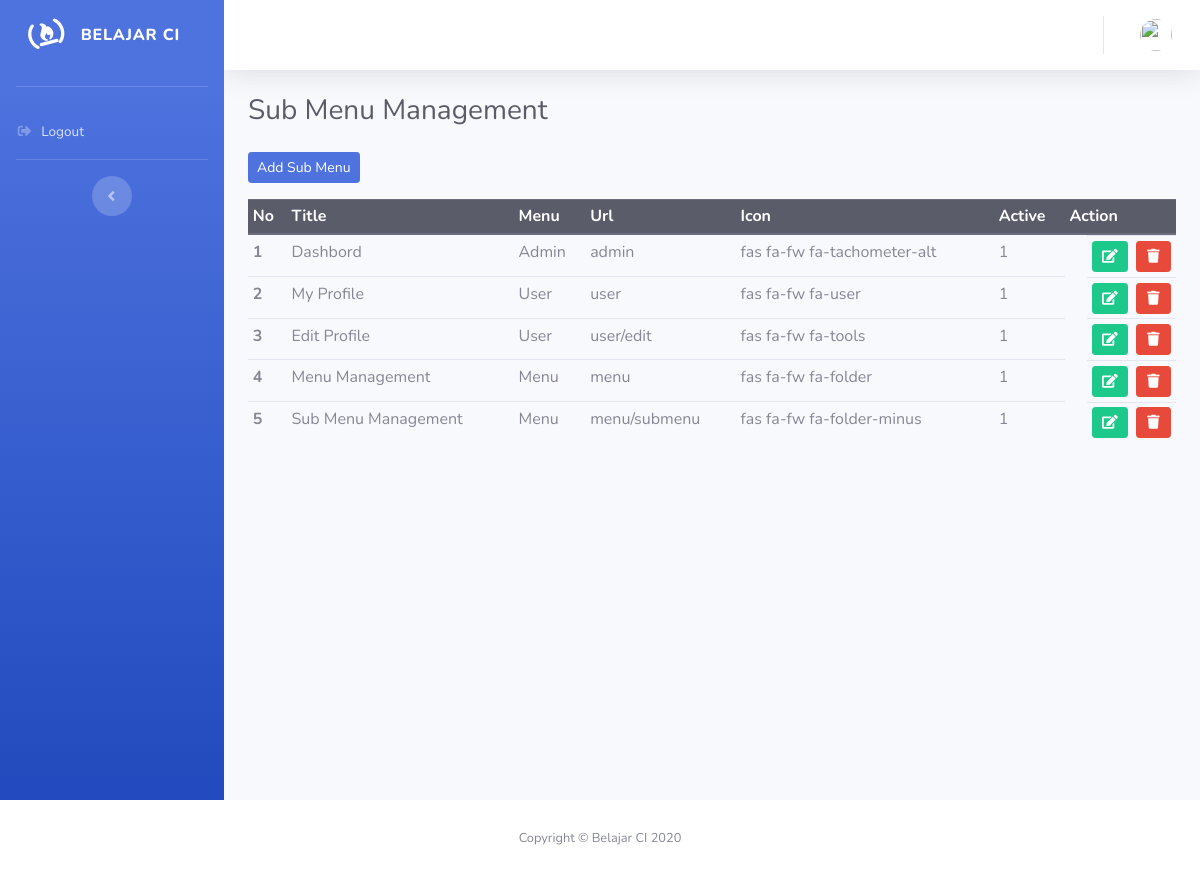
The page /index.php/menu/submenu on the database its author committed.
### tables this page shows
CREATE TABLE `user_sub_menu`  (
  `id` int(11) NOT NULL AUTO_INCREMENT,
  `menu_id` int(11) NOT NULL,
  `title` varchar(128) NOT NULL,
  `url` varchar(128) NOT NULL,
  `icon` varchar(128) NOT NULL,
  `is_active` int(1) NOT NULL,
  PRIMARY KEY (`id`) USING BTREE
);

CREATE TABLE `user_menu`  (
  `id` int(11) NOT NULL AUTO_INCREMENT,
  `menu` varchar(128) NOT NULL,
  PRIMARY KEY (`id`) USING BTREE
);

### application/controllers/Menu.php (called while the page is built, shortened)
<?php
class Menu extends CI_Controller
{
    public function __construct()
    {
        $this->load->library('form_validation');
    }
    public function submenu()
    {
        $data['title'] = 'Sub Menu Management';
        $data['user'] = $this->db->get_where('users', ['email' => $this->session->userdata('email')])->row_array();
        $this->load->model('Menu_model');
        $data['submenu'] = $this->Menu_model->getSubMenu();
        $data['menu'] = $this->db->get('user_menu')->result_array();
        $this->load->view('templates/user_header', $data);
        $this->load->view('templates/user_sidebar');
        $this->load->view('templates/user_topbar');
        $this->load->view('menu/submenu', $data);
        $this->load->view('templates/user_footer');
    }
}

### index.php (called while the page is built, shortened)
<?php
require_once BASEPATH.'core/CodeIgniter.php';

### application/models/Menu_model.php (called while the page is built, shortened)
<?php
class Menu_model extends CI_Model
{
    public function getSubMenu()
    {
        $this->db->select('user_sub_menu.*, user_menu.menu');
        $this->db->from('user_sub_menu');
        $this->db->join('user_menu', 'user_sub_menu.menu_id = user_menu.id');
        $query = $this->db->get();
        return $query->result_array();
    }
}

### application/views/menu/submenu.php (the view, shortened to what this page needs)
<div class="container-fluid">
    <h1 class="h3 mb-4 text-gray-800"><?= $title; ?></h1>
    <div class="row">
        <div class="col-sm-12">
            <div>
                <a href="" class="btn btn-sm btn-primary mb-3" data-toggle="modal" data-target="#addMenu">Add Sub Menu</a>
            </div>
            <table class="table table-sm table-hover">
                <thead class="thead-dark">
                    <tr>
                        <th scope="col">No</th>
                        <th scope="col">Title</th>
                        <th scope="col">Menu</th>
                        <th scope="col">Url</th>
                        <th scope="col">Icon</th>
                        <th scope="col">Active</th>
                        <th scope="col" class="">Action</th>
                    </tr>
                </thead>
                <tbody>
                    <?php $no = 1; ?>
                    <?php foreach ($submenu as $m) : ?>
                        <tr>
                            <th scope="row"><?= $no++; ?></th>
                            <td><?= $m['title']; ?></td>
                            <td><?= $m['menu']; ?></td>
                            <td><?= $m['url']; ?></td>
                            <td><?= $m['icon']; ?></td>
                            <td><?= $m['is_active']; ?></td>
                            <td class="float-right">
                                <div class="btn-toolbar" role="toolbar" aria-label="Toolbar with button groups">
                                    <div class="btn-group mr-2" role="group" aria-label="First group">
                                        <a class="btn btn-sm btn-success" href="" data-toggle="modal" data-target="#editModal<?= $m['id'] ?>"><i class="fas fa-fw fa-edit"></i></a>
                                    </div>
                                    <div class="btn-group" role="group" aria-label="second group">
                                        <a class="btn btn-sm btn-danger delete_lead" href="<?= base_url('menu/hapus/') . $m['id'] ?>"><i class="fas fa-fw fa-trash"></i></a>
                                    </div>
                                </div>
                            </td>
                        </tr>
                    <?php endforeach; ?>
                </tbody>
            </table>
        </div>
    </div>
</div>
</div>
<?php foreach ($submenu as $m) : ?>
    </div>
<?php endforeach; ?>

### application/views/templates/user_header.php (shortened to what this page needs)
<!DOCTYPE html>
<html lang="en">
<head>
    <link href="<?= base_url('assets/'); ?>vendor/fontawesome-free/css/all.min.css" rel="stylesheet" type="text/css">
    <link href="<?= base_url('assets/'); ?>css/sb-admin-2.min.css" rel="stylesheet">
    <link rel="stylesheet" href="<?= base_url('assets/'); ?>package/dist/sweetalert2.min.css" type="text/css">
</head>
<body id="page-top">

### application/views/templates/user_sidebar.php (shortened to what this page needs)
<div id="wrapper">
    <ul class="navbar-nav bg-gradient-primary sidebar sidebar-dark accordion" id="accordionSidebar">
        <a class="sidebar-brand d-flex align-items-center justify-content-center" href="<?= base_url('admin') ?>">
            <div class="sidebar-brand-icon rotate-n-15">
                <i class="fab fa-free-code-camp"></i>
            </div>
            <div class="sidebar-brand-text mx-3">Belajar CI</div>
        </a>
        <hr class="sidebar-divider my-3">
        <li class="nav-item">
            <a class="nav-link" href="<?= base_url('auth/logout') ?>">
                <i class="fas fa-fw fa-sign-out-alt"></i>
                <span>Logout</span></a>
        </li>
        <hr class="sidebar-divider d-none d-md-block">
        <div class="text-center d-none d-md-inline">
            <button class="rounded-circle border-0" id="sidebarToggle"></button>
        </div>
    </ul>

### application/views/templates/user_topbar.php (shortened to what this page needs)
<div id="content-wrapper" class="d-flex flex-column">
    <div id="content">
        <nav class="navbar navbar-expand navbar-light bg-white topbar mb-4 static-top shadow">
            <ul class="navbar-nav ml-auto">
                <li class="nav-item dropdown no-arrow">
                    <a class="nav-link dropdown-toggle" href="#" id="userDropdown" role="button" data-toggle="dropdown" aria-haspopup="true" aria-expanded="false">
                        <img class="img-profile rounded-circle" src="<?= base_url('assets/img/profile/'), $user['image']; ?>">
                    </a>
                </li>
            </ul>
        </nav>

### application/views/templates/user_footer.php (shortened to what this page needs)
<footer class="sticky-footer bg-white">
    <div class="container my-auto">
        <div class="copyright text-center my-auto">
            <span>Copyright &copy; Belajar CI <?= date('Y'); ?></span>
        </div>
    </div>
</footer>
</body>
</html>

### rows shown on the page
user_sub_menu: title "Dashbord", user_menu.menu "Admin", url "admin", icon "fas fa-fw fa-tachometer-alt", is_active "1"
user_sub_menu: title "My Profile", user_menu.menu "User", url "user", icon "fas fa-fw fa-user", is_active "1"
user_sub_menu: title "Edit Profile", user_menu.menu "User", url "user/edit", icon "fas fa-fw fa-tools", is_active "1"
user_sub_menu: title "Menu Management", user_menu.menu "Menu", url "menu", icon "fas fa-fw fa-folder", is_active "1"
user_sub_menu: title "Sub Menu Management", user_menu.menu "Menu", url "menu/submenu", icon "fas fa-fw fa-folder-minus", is_active "1"

### other values the page prints
$title "Sub Menu Management"
